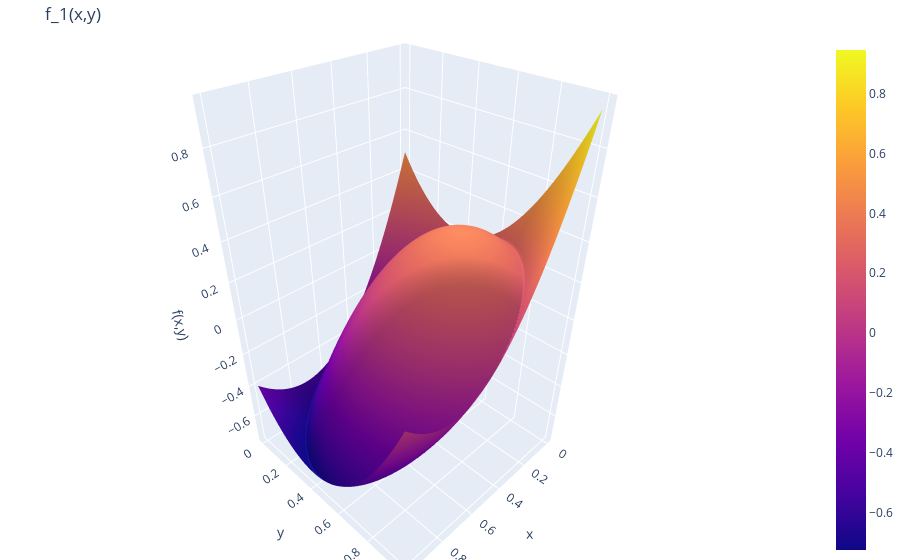

This figure's notebook cell:
### Code cell
def f_1(x, y):
        f_target = 0.853
        x, y = torch.tensor(x), torch.tensor(y)
        pi_target = torch.tensor(f_target * torch.pi)
        loss = ((y * torch.sin(pi_target) + x * torch.cos(pi_target))
            + 2 * torch.abs((0.5 - y) ** 2 + (0.5 - x) ** 2 - 0.25))
        return loss.numpy(force=True)

plot_f_3d_interactive(f_1, title="f_1(x,y)")

### Figure 1 — Plotly figure (JSON) as saved in the notebook; plotly's stock layout.template omitted (floating-point values rounded to 4 significant figures; data arrays with more than 128 entries replaced by an {"elided": "..."} marker saying what was removed)
{"data": [{"x": {"elided": "200x200 float values"}, "y": {"elided": "200x200 float values"}, "z": {"elided": "200x200 float values"}, "type": "surface"}], "layout": {"margin": {"l": 0, "r": 0, "b": 0, "t": 40}, "title": {"text": "f_1(x,y)"}, "scene": {"xaxis": {"title": {"text": "x"}}, "yaxis": {"title": {"text": "y"}}, "zaxis": {"title": {"text": "f(x,y)"}}}}}
